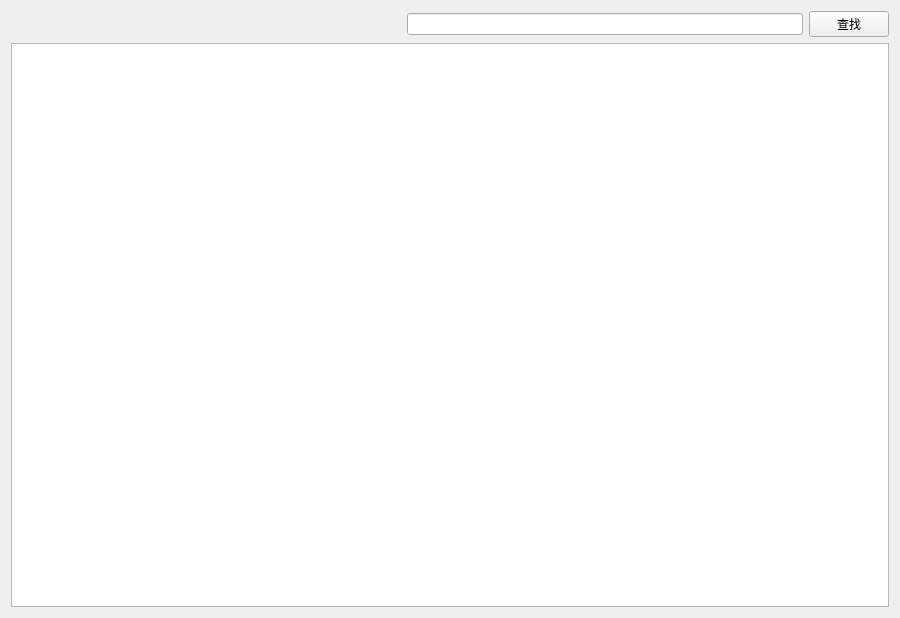
<?xml version="1.0" encoding="UTF-8"?>
<ui version="4.0">
 <class>announceShowWindow</class>
 <widget class="QWidget" name="announceShowWindow">
  <property name="geometry">
   <rect>
    <x>0</x>
    <y>0</y>
    <width>900</width>
    <height>618</height>
   </rect>
  </property>
  <property name="windowTitle">
   <string>Form</string>
  </property>
  <layout class="QVBoxLayout" name="verticalLayout">
   <item>
    <layout class="QHBoxLayout" name="horizontalLayout">
     <item>
      <spacer name="horizontalSpacer">
       <property name="orientation">
        <enum>Qt::Horizontal</enum>
       </property>
       <property name="sizeHint" stdset="0">
        <size>
         <width>40</width>
         <height>20</height>
        </size>
       </property>
      </spacer>
     </item>
     <item>
      <widget class="QLineEdit" name="searchline"/>
     </item>
     <item>
      <widget class="QPushButton" name="searchButton">
       <property name="text">
        <string>查找</string>
       </property>
      </widget>
     </item>
    </layout>
   </item>
   <item>
    <widget class="QTableView" name="announcetableView"/>
   </item>
  </layout>
 </widget>
 <resources/>
 <connections/>
</ui>
